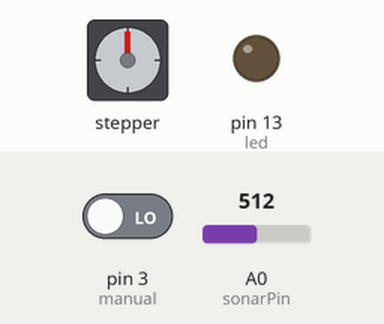
This sketch was run on a simulated Arduino Uno, built with avr-gcc and run on an emulated ATmega328P. Shown: stepper motor, output pins drawn as LEDs (lit = HIGH). Inputs (shaded band) come from the test bench; at power-on: A0 (sonarPin) = 512, pin 3 (manual) LOW. Stepper angles assume 200 steps per turn; what the sketch prints to the serial monitor is not drawn.

Above: at 1.2 s.
1.3 s: A0 (sonarPin) set to 183
4.3 s: A0 (sonarPin) set to 160
5.8 s: A0 (sonarPin) set to 138
7.3 s: A0 (sonarPin) set to 127
10.3 s: A0 (sonarPin) set to 106
11.8 s: A0 (sonarPin) set to 95
Timing chart, 0 to 14.8 s (numbered marks = the images above; inputs shaded):
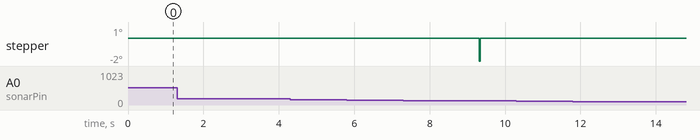

Measured:
- after the input at 1.3 s, every drawn part: stays the same
- after the input at 4.3 s, every drawn part: stays the same
- after the input at 5.8 s, every drawn part: stays the same
- after the input at 10.3 s, every drawn part: stays the same
- after the input at 11.8 s, every drawn part: stays the same

The sketch:

beta.ino
```cpp
///////////////////////////////////////////////////////////
//                                                       //
//  WARNING: this machine has the manual switch broken   //
//                                                       //
///////////////////////////////////////////////////////////

/*
    Actor - Reactor

    amereida
    phalène
    latin
    america

    documenta14 ~ 2017
    no dimmer
*/

/* manual swith is wrong */
boolean manualMode = false;

#include <AccelStepper.h>

/////////////////////// VARIBLES DE AJUSTE DE MEDIDAS (AJUSTAR) ////////////////////

int minDist = 30;   // minima distancia para medir en centímetros
int maxDist = 220;  // máxima distancia para medir en centímetros
int maxSteps = -1000; // <---- DEFINIR AL COMIENZO DEL MONTAJE, es el número máximo de pasos entre una posicion inicial y una final
// int x = 0; // manual target

int counter = 0;
int waitTime = 1000;

////////////////////// VARIABLES FIJAS DE CALCULO /////////////////////////////
int securitySteps = 200;  // holgura de pasos para la cantidad minima de pasos y la maxima
int minSecuritySteps = securitySteps;
int maxSecuritySteps = maxSteps - securitySteps;
int currentStep = 0;  //variable calculada mapeando la distancia con el rango de pasos permitidos
int sonarMinDifference = 40; // variacion minima que debe existir entre dos medidas consecutivas para que actue el motor

////////////////////////// VARIABLES DEL MOTOR ////////////////////////////////

AccelStepper stepper(2, 9, 8);   // LIB ACCEL

/////////////////// VARIABLES SENSOR DE DISTANCIA ////////////////////////////////////

float Inch        = 0.00;
int   cm          = 0;
int   cmPrev      = 0;
int   sonarPin    = A0;
int   sensorValue;

////////////////// BOTONES MANUALES ////////////////////

int cw          = 11;   // pin boton para accionar en sentido cw
int ccw         = 12;   // pin boton para accionar en sentido ccw
int manual      = 3;    // pin boton manual
int led         = 13;   // led de modo manual o automatico
int R;                  // variable de almacenamiento del boton cw
int AR;                 // variable de almacenamiento del boton ccw
boolean modo;

/* Variables de suavizado */

long soft;     // valor suavizado del sensor
int b = 100;   // estos 2 numeros deben ser iguales
int buf[100];  // buffer de suavizado (100)
int count;     // contador auxiliar

///////////////////////////////////////////////////////////
void setup() {
  pinMode(sonarPin, INPUT);
  Serial.begin(9600);
  pinMode(cw, INPUT);
  pinMode(ccw, INPUT);
  pinMode(manual, INPUT);
  pinMode(led, OUTPUT);
  // pinMode(AC_LOAD, OUTPUT); // Set AC Load pin as output

  stepper.setMaxSpeed(1500.0);
  stepper.setSpeed(120.0);
  stepper.setAcceleration(2000.0);

  // counter used for soft value
  count = 0;

  // softened value is the sonar's first reading
  readSonar();
  soft = cm;

  // soften value
  buf[count] = cm;
  count ++;
  count %= b;
  long val = 0;

  for (int i = 0; i < b; i++) {
    buf[i] = cm;
  }

  soft = val / b;
}

void readSonar() {
  sensorValue = analogRead(sonarPin);
  Inch = (sensorValue * 0.497);
  cm = Inch * 2.54;

  // soften value
  buf[count] = cm;
  count ++;
  count %= b;
  long val = 0;

  for (int i = 0; i < b; i++) {
    val += buf[i];
  }

  soft = val / b;
}

void BOTON_MANUAL() {

  // detachInterrupt(0);     // desactiva la interrupcion attach
  digitalWrite(led, HIGH); // enciende el led para indicar modo manual
  delayMicroseconds(50);
  R = digitalRead(cw);    // lectura boton cw
  AR = digitalRead(ccw);  // lectura boton ccw

  if (AR == 0 && R == 0) {

    detachInterrupt(0);
    delayMicroseconds(50);
    readSonar();

    Serial.print(cm);
    Serial.println(" cm ");

  } else if (AR == 0 && R == 1) {
    currentStep += securitySteps; // * 40 es una vuelta entera
  }
  else if (AR == 1 && R == 0) {
    currentStep -= securitySteps;
  }

  delayMicroseconds(10);

  Serial.println("\t\t");
  Serial.println(stepper.currentPosition());

  if (AR != R) {
    stepper.runToNewPosition(currentStep);


    // soften value
    buf[count] = cm;
    count ++;
    count %= b;
    long val = 0;

    for (int i = 0; i < b; i++) {
      buf[i] = cm;
    }

    soft = val / b;
    soft = currentStep; // para que no salte al volver a modo automático
  }

  R = digitalRead(cw); // button reading for cw (clockwise)
  AR = digitalRead(ccw);  // button reading for ccw (counter clockwise)
  modo = digitalRead(manual);
}

void loop() {
  modo = digitalRead(manual);

  // MODO AUTOMATICO
  if (/*modo == 0*/ !manualMode) {
    digitalWrite(led, LOW);
    readSonar();

    // mientras el sensor esté dentro de la distancia
    if (cm >= minDist && cm <= maxDist) {

      //si la diferencia entre los ultimas 2 lecturas es mayor a sonarMinDifference mostrarra cambio en motor y luz
      if (abs(cmPrev - soft) >= sonarMinDifference) {
        unsigned long CERO = 0;

        // extrapola distancia con pasos
        currentStep = map(soft, minDist, maxDist, maxSecuritySteps, minSecuritySteps);
        unsigned long tiempo = millis();

        counter = 0;
        stepper.runToNewPosition(currentStep);
      }
    }

    counter++;

    if (counter > waitTime) {
      Serial.println("returning to origin...");
      stepper.runToNewPosition(0);
    }


    cmPrev = cm;

    Serial.print(cm);
    Serial.print("\t");
    Serial.println(soft);

  } else if (/* modo == 1*/ manualMode) {
    BOTON_MANUAL();
  }
}
```
